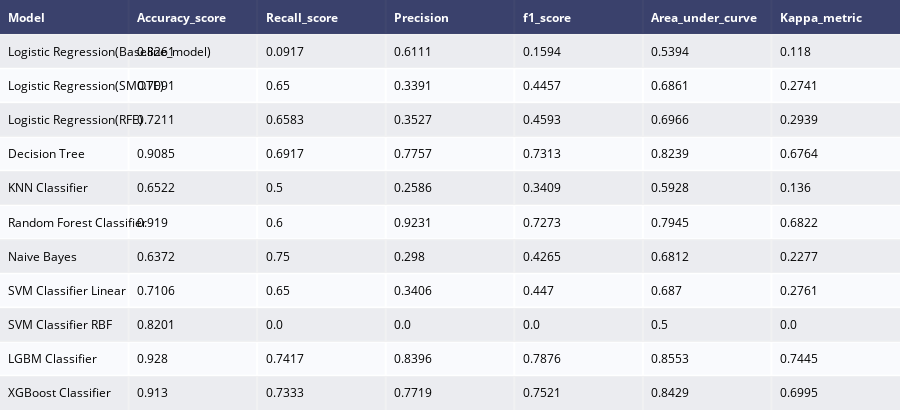

The notebook cell saved with this chart:
### Code cell
from sklearn.metrics import f1_score
from sklearn.metrics import cohen_kappa_score
from sklearn.ensemble import RandomForestClassifier
from sklearn.naive_bayes import GaussianNB
from sklearn.svm import SVC
from sklearn.tree import DecisionTreeClassifier
from sklearn.neighbors import KNeighborsClassifier
knn = KNeighborsClassifier(algorithm='auto', leaf_size=30, metric='minkowski',
           metric_params=None, n_jobs=1, n_neighbors=5, p=2,
           weights='uniform')

gnb = GaussianNB(priors=None)
svc_lin  = SVC(C=1.0, cache_size=200, class_weight=None, coef0=0.0,
               decision_function_shape='ovr', degree=3, gamma=1.0, kernel='linear',
               max_iter=-1, probability=True, random_state=None, shrinking=True,
               tol=0.001, verbose=False)
svc_rbf  = SVC(C=1.0, kernel='rbf', 
               degree= 3, gamma=1.0, 
               coef0=0.0, shrinking=True,
               probability=True,tol=0.001,
               cache_size=200, class_weight=None,
               verbose=False,max_iter= -1,
               random_state=None)
from lightgbm import LGBMClassifier

lgbm_c = LGBMClassifier(boosting_type='gbdt', class_weight=None, colsample_bytree=1.0,
                        learning_rate=0.5, max_depth=7, min_child_samples=20,
                        min_child_weight=0.001, min_split_gain=0.0, n_estimators=100,
                        n_jobs=-1, num_leaves=500, objective='binary', random_state=None,
                        reg_alpha=0.0, reg_lambda=0.0, silent=True, subsample=1.0,
                        subsample_for_bin=200000, subsample_freq=0)
from xgboost import XGBClassifier

xgc = XGBClassifier(base_score=0.5, booster='gbtree', colsample_bylevel=1,
                    colsample_bytree=1, gamma=0, learning_rate=0.9, max_delta_step=0,
                    max_depth = 7, min_child_weight=1, missing=1, n_estimators=100,
                    n_jobs=1, nthread=None, objective='binary:logistic', random_state=0,
                    reg_alpha=0, reg_lambda=1, scale_pos_weight=1, seed=None,
                    silent=True, subsample=1)
#gives model report in dataframe
def model_report(model,training_x,testing_x,training_y,testing_y,name) :
    model.fit(training_x,training_y)
    predictions  = model.predict(testing_x)
    accuracy     = accuracy_score(testing_y,predictions)
    recallscore  = recall_score(testing_y,predictions)
    precision    = precision_score(testing_y,predictions)
    roc_auc      = roc_auc_score(testing_y,predictions)
    f1score      = f1_score(testing_y,predictions) 
    kappa_metric = cohen_kappa_score(testing_y,predictions)
    
    df = pd.DataFrame({"Model"           : [name],
                       "Accuracy_score"  : [accuracy],
                       "Recall_score"    : [recallscore],
                       "Precision"       : [precision],
                       "f1_score"        : [f1score],
                       "Area_under_curve": [roc_auc],
                       "Kappa_metric"    : [kappa_metric],
                      })
    return df

#outputs for every model
model1 = model_report(logit,train_X,test_X,train_Y,test_Y,
                      "Logistic Regression(Baseline_model)")
model2 = model_report(logit_smote,os_smote_X,test_X,os_smote_Y,test_Y,
                      "Logistic Regression(SMOTE)")
model3 = model_report(logit_rfe,train_rf_X,test_rf_X,train_rf_Y,test_rf_Y,
                      "Logistic Regression(RFE)")
decision_tree = DecisionTreeClassifier(max_depth = 9,
                                       random_state = 123,
                                       splitter  = "best",
                                       criterion = "gini",
                                      )
model4 = model_report(decision_tree,train_X,test_X,train_Y,test_Y,
                      "Decision Tree")
model5 = model_report(knn,os_smote_X,test_X,os_smote_Y,test_Y,
                      "KNN Classifier")
rfc = RandomForestClassifier(n_estimators = 1000,
                             random_state = 123,
                             max_depth = 9,
                             criterion = "gini")
model6 = model_report(rfc,train_X,test_X,train_Y,test_Y,
                      "Random Forest Classifier")
model7 = model_report(gnb,os_smote_X,test_X,os_smote_Y,test_Y,
                      "Naive Bayes")
model8 = model_report(svc_lin,os_smote_X,test_X,os_smote_Y,test_Y,
                      "SVM Classifier Linear")
model9 = model_report(svc_rbf,os_smote_X,test_X,os_smote_Y,test_Y,
                      "SVM Classifier RBF")
model10 = model_report(lgbm_c,os_smote_X,test_X,os_smote_Y,test_Y,
                      "LGBM Classifier")
model11 = model_report(xgc,os_smote_X,test_X,os_smote_Y,test_Y,
                      "XGBoost Classifier")

#concat all models
model_performances = pd.concat([model1,model2,model3,
                                model4,model5,model6,
                                model7,model8,model9,
                                model10,model11],axis = 0).reset_index()

model_performances = model_performances.drop(columns = "index",axis =1)

table  = ff.create_table(np.round(model_performances,4))

py.iplot(table)

### Figure 1 — Plotly figure (JSON) as saved in the notebook; plotly's stock layout.template omitted (floating-point values rounded to 4 significant figures)
{"data": [{"colorscale": [[0, "#00083e"], [0.5, "#ededee"], [1, "#ffffff"]], "hoverinfo": "none", "opacity": 0.75, "showscale": false, "type": "heatmap", "z": [[0, 0, 0, 0, 0, 0, 0], [0.5, 0.5, 0.5, 0.5, 0.5, 0.5, 0.5], [1, 1, 1, 1, 1, 1, 1], [0.5, 0.5, 0.5, 0.5, 0.5, 0.5, 0.5], [1, 1, 1, 1, 1, 1, 1], [0.5, 0.5, 0.5, 0.5, 0.5, 0.5, 0.5], [1, 1, 1, 1, 1, 1, 1], [0.5, 0.5, 0.5, 0.5, 0.5, 0.5, 0.5], [1, 1, 1, 1, 1, 1, 1], [0.5, 0.5, 0.5, 0.5, 0.5, 0.5, 0.5], [1, 1, 1, 1, 1, 1, 1], [0.5, 0.5, 0.5, 0.5, 0.5, 0.5, 0.5]]}], "layout": {"annotations": [{"align": "left", "font": {"color": "#ffffff"}, "showarrow": false, "text": "<b>Model</b>", "x": -0.45, "xanchor": "left", "xref": "x", "y": 0, "yref": "y"}, {"align": "left", "font": {"color": "#ffffff"}, "showarrow": false, "text": "<b>Accuracy_score</b>", "x": 0.55, "xanchor": "left", "xref": "x", "y": 0, "yref": "y"}, {"align": "left", "font": {"color": "#ffffff"}, "showarrow": false, "text": "<b>Recall_score</b>", "x": 1.55, "xanchor": "left", "xref": "x", "y": 0, "yref": "y"}, {"align": "left", "font": {"color": "#ffffff"}, "showarrow": false, "text": "<b>Precision</b>", "x": 2.55, "xanchor": "left", "xref": "x", "y": 0, "yref": "y"}, {"align": "left", "font": {"color": "#ffffff"}, "showarrow": false, "text": "<b>f1_score</b>", "x": 3.55, "xanchor": "left", "xref": "x", "y": 0, "yref": "y"}, {"align": "left", "font": {"color": "#ffffff"}, "showarrow": false, "text": "<b>Area_under_curve</b>", "x": 4.55, "xanchor": "left", "xref": "x", "y": 0, "yref": "y"}, {"align": "left", "font": {"color": "#ffffff"}, "showarrow": false, "text": "<b>Kappa_metric</b>", "x": 5.55, "xanchor": "left", "xref": "x", "y": 0, "yref": "y"}, {"align": "left", "font": {"color": "#000000"}, "showarrow": false, "text": "Logistic Regression(Baseline_model)", "x": -0.45, "xanchor": "left", "xref": "x", "y": 1, "yref": "y"}, {"align": "left", "font": {"color": "#000000"}, "showarrow": false, "text": "0.8261", "x": 0.55, "xanchor": "left", "xref": "x", "y": 1, "yref": "y"}, {"align": "left", "font": {"color": "#000000"}, "showarrow": false, "text": "0.0917", "x": 1.55, "xanchor": "left", "xref": "x", "y": 1, "yref": "y"}, {"align": "left", "font": {"color": "#000000"}, "showarrow": false, "text": "0.6111", "x": 2.55, "xanchor": "left", "xref": "x", "y": 1, "yref": "y"}, {"align": "left", "font": {"color": "#000000"}, "showarrow": false, "text": "0.1594", "x": 3.55, "xanchor": "left", "xref": "x", "y": 1, "yref": "y"}, {"align": "left", "font": {"color": "#000000"}, "showarrow": false, "text": "0.5394", "x": 4.55, "xanchor": "left", "xref": "x", "y": 1, "yref": "y"}, {"align": "left", "font": {"color": "#000000"}, "showarrow": false, "text": "0.118", "x": 5.55, "xanchor": "left", "xref": "x", "y": 1, "yref": "y"}, {"align": "left", "font": {"color": "#000000"}, "showarrow": false, "text": "Logistic Regression(SMOTE)", "x": -0.45, "xanchor": "left", "xref": "x", "y": 2, "yref": "y"}, {"align": "left", "font": {"color": "#000000"}, "showarrow": false, "text": "0.7091", "x": 0.55, "xanchor": "left", "xref": "x", "y": 2, "yref": "y"}, {"align": "left", "font": {"color": "#000000"}, "showarrow": false, "text": "0.65", "x": 1.55, "xanchor": "left", "xref": "x", "y": 2, "yref": "y"}, {"align": "left", "font": {"color": "#000000"}, "showarrow": false, "text": "0.3391", "x": 2.55, "xanchor": "left", "xref": "x", "y": 2, "yref": "y"}, {"align": "left", "font": {"color": "#000000"}, "showarrow": false, "text": "0.4457", "x": 3.55, "xanchor": "left", "xref": "x", "y": 2, "yref": "y"}, {"align": "left", "font": {"color": "#000000"}, "showarrow": false, "text": "0.6861", "x": 4.55, "xanchor": "left", "xref": "x", "y": 2, "yref": "y"}, {"align": "left", "font": {"color": "#000000"}, "showarrow": false, "text": "0.2741", "x": 5.55, "xanchor": "left", "xref": "x", "y": 2, "yref": "y"}, {"align": "left", "font": {"color": "#000000"}, "showarrow": false, "text": "Logistic Regression(RFE)", "x": -0.45, "xanchor": "left", "xref": "x", "y": 3, "yref": "y"}, {"align": "left", "font": {"color": "#000000"}, "showarrow": false, "text": "0.7211", "x": 0.55, "xanchor": "left", "xref": "x", "y": 3, "yref": "y"}, {"align": "left", "font": {"color": "#000000"}, "showarrow": false, "text": "0.6583", "x": 1.55, "xanchor": "left", "xref": "x", "y": 3, "yref": "y"}, {"align": "left", "font": {"color": "#000000"}, "showarrow": false, "text": "0.3527", "x": 2.55, "xanchor": "left", "xref": "x", "y": 3, "yref": "y"}, {"align": "left", "font": {"color": "#000000"}, "showarrow": false, "text": "0.4593", "x": 3.55, "xanchor": "left", "xref": "x", "y": 3, "yref": "y"}, {"align": "left", "font": {"color": "#000000"}, "showarrow": false, "text": "0.6966", "x": 4.55, "xanchor": "left", "xref": "x", "y": 3, "yref": "y"}, {"align": "left", "font": {"color": "#000000"}, "showarrow": false, "text": "0.2939", "x": 5.55, "xanchor": "left", "xref": "x", "y": 3, "yref": "y"}, {"align": "left", "font": {"color": "#000000"}, "showarrow": false, "text": "Decision Tree", "x": -0.45, "xanchor": "left", "xref": "x", "y": 4, "yref": "y"}, {"align": "left", "font": {"color": "#000000"}, "showarrow": false, "text": "0.9085", "x": 0.55, "xanchor": "left", "xref": "x", "y": 4, "yref": "y"}, {"align": "left", "font": {"color": "#000000"}, "showarrow": false, "text": "0.6917", "x": 1.55, "xanchor": "left", "xref": "x", "y": 4, "yref": "y"}, {"align": "left", "font": {"color": "#000000"}, "showarrow": false, "text": "0.7757", "x": 2.55, "xanchor": "left", "xref": "x", "y": 4, "yref": "y"}, {"align": "left", "font": {"color": "#000000"}, "showarrow": false, "text": "0.7313", "x": 3.55, "xanchor": "left", "xref": "x", "y": 4, "yref": "y"}, {"align": "left", "font": {"color": "#000000"}, "showarrow": false, "text": "0.8239", "x": 4.55, "xanchor": "left", "xref": "x", "y": 4, "yref": "y"}, {"align": "left", "font": {"color": "#000000"}, "showarrow": false, "text": "0.6764", "x": 5.55, "xanchor": "left", "xref": "x", "y": 4, "yref": "y"}, {"align": "left", "font": {"color": "#000000"}, "showarrow": false, "text": "KNN Classifier", "x": -0.45, "xanchor": "left", "xref": "x", "y": 5, "yref": "y"}, {"align": "left", "font": {"color": "#000000"}, "showarrow": false, "text": "0.6522", "x": 0.55, "xanchor": "left", "xref": "x", "y": 5, "yref": "y"}, {"align": "left", "font": {"color": "#000000"}, "showarrow": false, "text": "0.5", "x": 1.55, "xanchor": "left", "xref": "x", "y": 5, "yref": "y"}, {"align": "left", "font": {"color": "#000000"}, "showarrow": false, "text": "0.2586", "x": 2.55, "xanchor": "left", "xref": "x", "y": 5, "yref": "y"}, {"align": "left", "font": {"color": "#000000"}, "showarrow": false, "text": "0.3409", "x": 3.55, "xanchor": "left", "xref": "x", "y": 5, "yref": "y"}, {"align": "left", "font": {"color": "#000000"}, "showarrow": false, "text": "0.5928", "x": 4.55, "xanchor": "left", "xref": "x", "y": 5, "yref": "y"}, {"align": "left", "font": {"color": "#000000"}, "showarrow": false, "text": "0.136", "x": 5.55, "xanchor": "left", "xref": "x", "y": 5, "yref": "y"}, {"align": "left", "font": {"color": "#000000"}, "showarrow": false, "text": "Random Forest Classifier", "x": -0.45, "xanchor": "left", "xref": "x", "y": 6, "yref": "y"}, {"align": "left", "font": {"color": "#000000"}, "showarrow": false, "text": "0.919", "x": 0.55, "xanchor": "left", "xref": "x", "y": 6, "yref": "y"}, {"align": "left", "font": {"color": "#000000"}, "showarrow": false, "text": "0.6", "x": 1.55, "xanchor": "left", "xref": "x", "y": 6, "yref": "y"}, {"align": "left", "font": {"color": "#000000"}, "showarrow": false, "text": "0.9231", "x": 2.55, "xanchor": "left", "xref": "x", "y": 6, "yref": "y"}, {"align": "left", "font": {"color": "#000000"}, "showarrow": false, "text": "0.7273", "x": 3.55, "xanchor": "left", "xref": "x", "y": 6, "yref": "y"}, {"align": "left", "font": {"color": "#000000"}, "showarrow": false, "text": "0.7945", "x": 4.55, "xanchor": "left", "xref": "x", "y": 6, "yref": "y"}, {"align": "left", "font": {"color": "#000000"}, "showarrow": false, "text": "0.6822", "x": 5.55, "xanchor": "left", "xref": "x", "y": 6, "yref": "y"}, {"align": "left", "font": {"color": "#000000"}, "showarrow": false, "text": "Naive Bayes", "x": -0.45, "xanchor": "left", "xref": "x", "y": 7, "yref": "y"}, {"align": "left", "font": {"color": "#000000"}, "showarrow": false, "text": "0.6372", "x": 0.55, "xanchor": "left", "xref": "x", "y": 7, "yref": "y"}, {"align": "left", "font": {"color": "#000000"}, "showarrow": false, "text": "0.75", "x": 1.55, "xanchor": "left", "xref": "x", "y": 7, "yref": "y"}, {"align": "left", "font": {"color": "#000000"}, "showarrow": false, "text": "0.298", "x": 2.55, "xanchor": "left", "xref": "x", "y": 7, "yref": "y"}, {"align": "left", "font": {"color": "#000000"}, "showarrow": false, "text": "0.4265", "x": 3.55, "xanchor": "left", "xref": "x", "y": 7, "yref": "y"}, {"align": "left", "font": {"color": "#000000"}, "showarrow": false, "text": "0.6812", "x": 4.55, "xanchor": "left", "xref": "x", "y": 7, "yref": "y"}, {"align": "left", "font": {"color": "#000000"}, "showarrow": false, "text": "0.2277", "x": 5.55, "xanchor": "left", "xref": "x", "y": 7, "yref": "y"}, {"align": "left", "font": {"color": "#000000"}, "showarrow": false, "text": "SVM Classifier Linear", "x": -0.45, "xanchor": "left", "xref": "x", "y": 8, "yref": "y"}, {"align": "left", "font": {"color": "#000000"}, "showarrow": false, "text": "0.7106", "x": 0.55, "xanchor": "left", "xref": "x", "y": 8, "yref": "y"}, {"align": "left", "font": {"color": "#000000"}, "showarrow": false, "text": "0.65", "x": 1.55, "xanchor": "left", "xref": "x", "y": 8, "yref": "y"}, {"align": "left", "font": {"color": "#000000"}, "showarrow": false, "text": "0.3406", "x": 2.55, "xanchor": "left", "xref": "x", "y": 8, "yref": "y"}, {"align": "left", "font": {"color": "#000000"}, "showarrow": false, "text": "0.447", "x": 3.55, "xanchor": "left", "xref": "x", "y": 8, "yref": "y"}, {"align": "left", "font": {"color": "#000000"}, "showarrow": false, "text": "0.687", "x": 4.55, "xanchor": "left", "xref": "x", "y": 8, "yref": "y"}, {"align": "left", "font": {"color": "#000000"}, "showarrow": false, "text": "0.2761", "x": 5.55, "xanchor": "left", "xref": "x", "y": 8, "yref": "y"}, {"align": "left", "font": {"color": "#000000"}, "showarrow": false, "text": "SVM Classifier RBF", "x": -0.45, "xanchor": "left", "xref": "x", "y": 9, "yref": "y"}, {"align": "left", "font": {"color": "#000000"}, "showarrow": false, "text": "0.8201", "x": 0.55, "xanchor": "left", "xref": "x", "y": 9, "yref": "y"}, {"align": "left", "font": {"color": "#000000"}, "showarrow": false, "text": "0.0", "x": 1.55, "xanchor": "left", "xref": "x", "y": 9, "yref": "y"}, {"align": "left", "font": {"color": "#000000"}, "showarrow": false, "text": "0.0", "x": 2.55, "xanchor": "left", "xref": "x", "y": 9, "yref": "y"}, {"align": "left", "font": {"color": "#000000"}, "showarrow": false, "text": "0.0", "x": 3.55, "xanchor": "left", "xref": "x", "y": 9, "yref": "y"}, {"align": "left", "font": {"color": "#000000"}, "showarrow": false, "text": "0.5", "x": 4.55, "xanchor": "left", "xref": "x", "y": 9, "yref": "y"}, {"align": "left", "font": {"color": "#000000"}, "showarrow": false, "text": "0.0", "x": 5.55, "xanchor": "left", "xref": "x", "y": 9, "yref": "y"}, {"align": "left", "font": {"color": "#000000"}, "showarrow": false, "text": "LGBM Classifier", "x": -0.45, "xanchor": "left", "xref": "x", "y": 10, "yref": "y"}, {"align": "left", "font": {"color": "#000000"}, "showarrow": false, "text": "0.928", "x": 0.55, "xanchor": "left", "xref": "x", "y": 10, "yref": "y"}, {"align": "left", "font": {"color": "#000000"}, "showarrow": false, "text": "0.7417", "x": 1.55, "xanchor": "left", "xref": "x", "y": 10, "yref": "y"}, {"align": "left", "font": {"color": "#000000"}, "showarrow": false, "text": "0.8396", "x": 2.55, "xanchor": "left", "xref": "x", "y": 10, "yref": "y"}, {"align": "left", "font": {"color": "#000000"}, "showarrow": false, "text": "0.7876", "x": 3.55, "xanchor": "left", "xref": "x", "y": 10, "yref": "y"}, {"align": "left", "font": {"color": "#000000"}, "showarrow": false, "text": "0.8553", "x": 4.55, "xanchor": "left", "xref": "x", "y": 10, "yref": "y"}, {"align": "left", "font": {"color": "#000000"}, "showarrow": false, "text": "0.7445", "x": 5.55, "xanchor": "left", "xref": "x", "y": 10, "yref": "y"}, {"align": "left", "font": {"color": "#000000"}, "showarrow": false, "text": "XGBoost Classifier", "x": -0.45, "xanchor": "left", "xref": "x", "y": 11, "yref": "y"}, {"align": "left", "font": {"color": "#000000"}, "showarrow": false, "text": "0.913", "x": 0.55, "xanchor": "left", "xref": "x", "y": 11, "yref": "y"}, {"align": "left", "font": {"color": "#000000"}, "showarrow": false, "text": "0.7333", "x": 1.55, "xanchor": "left", "xref": "x", "y": 11, "yref": "y"}, {"align": "left", "font": {"color": "#000000"}, "showarrow": false, "text": "0.7719", "x": 2.55, "xanchor": "left", "xref": "x", "y": 11, "yref": "y"}, {"align": "left", "font": {"color": "#000000"}, "showarrow": false, "text": "0.7521", "x": 3.55, "xanchor": "left", "xref": "x", "y": 11, "yref": "y"}, {"align": "left", "font": {"color": "#000000"}, "showarrow": false, "text": "0.8429", "x": 4.55, "xanchor": "left", "xref": "x", "y": 11, "yref": "y"}, {"align": "left", "font": {"color": "#000000"}, "showarrow": false, "text": "0.6995", "x": 5.55, "xanchor": "left", "xref": "x", "y": 11, "yref": "y"}], "height": 410, "margin": {"b": 0, "l": 0, "r": 0, "t": 0}, "xaxis": {"dtick": 1, "gridwidth": 2, "showticklabels": false, "tick0": -0.5, "ticks": "", "zeroline": false}, "yaxis": {"autorange": "reversed", "dtick": 1, "gridwidth": 2, "showticklabels": false, "tick0": 0.5, "ticks": "", "zeroline": false}}}
